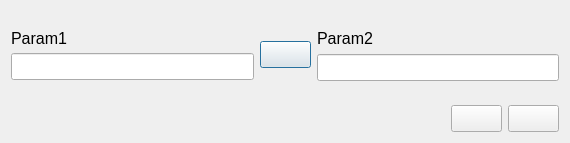
<?xml version="1.0" encoding="UTF-8"?>
<ui version="4.0">
 <class>TwoValuesInputDialog</class>
 <widget class="QDialog" name="TwoValuesInputDialog">
  <property name="geometry">
   <rect>
    <x>0</x>
    <y>0</y>
    <width>570</width>
    <height>143</height>
   </rect>
  </property>
  <property name="font">
   <font>
    <pointsize>12</pointsize>
   </font>
  </property>
  <property name="windowTitle">
   <string>Dialog</string>
  </property>
  <layout class="QVBoxLayout" name="verticalLayout_3">
   <item>
    <layout class="QHBoxLayout" name="horizontalLayout_2">
     <item>
      <layout class="QVBoxLayout" name="verticalLayout">
       <property name="spacing">
        <number>5</number>
       </property>
       <item>
        <spacer name="verticalSpacer_2">
         <property name="orientation">
          <enum>Qt::Vertical</enum>
         </property>
         <property name="sizeHint" stdset="0">
          <size>
           <width>20</width>
           <height>40</height>
          </size>
         </property>
        </spacer>
       </item>
       <item>
        <widget class="QLabel" name="lblParam1">
         <property name="sizePolicy">
          <sizepolicy hsizetype="Preferred" vsizetype="Maximum">
           <horstretch>0</horstretch>
           <verstretch>0</verstretch>
          </sizepolicy>
         </property>
         <property name="text">
          <string>Param1</string>
         </property>
        </widget>
       </item>
       <item>
        <widget class="QLineEdit" name="edtParam1"/>
       </item>
       <item>
        <spacer name="verticalSpacer">
         <property name="orientation">
          <enum>Qt::Vertical</enum>
         </property>
         <property name="sizeHint" stdset="0">
          <size>
           <width>20</width>
           <height>40</height>
          </size>
         </property>
        </spacer>
       </item>
      </layout>
     </item>
     <item>
      <widget class="QPushButton" name="btnFlipValues">
       <property name="text">
        <string/>
       </property>
       <property name="icon">
        <iconset resource="icons.qrc">
         <normaloff>:/images/icons/horizontal_flip.png</normaloff>:/images/icons/horizontal_flip.png</iconset>
       </property>
       <property name="iconSize">
        <size>
         <width>32</width>
         <height>32</height>
        </size>
       </property>
      </widget>
     </item>
     <item>
      <layout class="QVBoxLayout" name="verticalLayout_2">
       <property name="spacing">
        <number>6</number>
       </property>
       <item>
        <spacer name="verticalSpacer_3">
         <property name="orientation">
          <enum>Qt::Vertical</enum>
         </property>
         <property name="sizeHint" stdset="0">
          <size>
           <width>20</width>
           <height>40</height>
          </size>
         </property>
        </spacer>
       </item>
       <item>
        <widget class="QLabel" name="lblParam2">
         <property name="sizePolicy">
          <sizepolicy hsizetype="Preferred" vsizetype="Maximum">
           <horstretch>0</horstretch>
           <verstretch>0</verstretch>
          </sizepolicy>
         </property>
         <property name="text">
          <string>Param2</string>
         </property>
        </widget>
       </item>
       <item>
        <widget class="QLineEdit" name="edtParam2"/>
       </item>
       <item>
        <spacer name="verticalSpacer_4">
         <property name="orientation">
          <enum>Qt::Vertical</enum>
         </property>
         <property name="sizeHint" stdset="0">
          <size>
           <width>20</width>
           <height>40</height>
          </size>
         </property>
        </spacer>
       </item>
      </layout>
     </item>
    </layout>
   </item>
   <item>
    <layout class="QHBoxLayout" name="horizontalLayout">
     <item>
      <spacer name="horizontalSpacer">
       <property name="orientation">
        <enum>Qt::Horizontal</enum>
       </property>
       <property name="sizeHint" stdset="0">
        <size>
         <width>40</width>
         <height>20</height>
        </size>
       </property>
      </spacer>
     </item>
     <item>
      <widget class="QPushButton" name="btnOk">
       <property name="text">
        <string/>
       </property>
       <property name="icon">
        <iconset resource="icons.qrc">
         <normaloff>:/images/icons/apply.png</normaloff>:/images/icons/apply.png</iconset>
       </property>
       <property name="iconSize">
        <size>
         <width>32</width>
         <height>32</height>
        </size>
       </property>
      </widget>
     </item>
     <item>
      <widget class="QPushButton" name="btnCancel">
       <property name="text">
        <string/>
       </property>
       <property name="icon">
        <iconset resource="icons.qrc">
         <normaloff>:/images/icons/cancel.png</normaloff>:/images/icons/cancel.png</iconset>
       </property>
       <property name="iconSize">
        <size>
         <width>32</width>
         <height>32</height>
        </size>
       </property>
      </widget>
     </item>
    </layout>
   </item>
  </layout>
 </widget>
 <resources>
  <include location="icons.qrc"/>
 </resources>
 <connections>
  <connection>
   <sender>btnOk</sender>
   <signal>clicked()</signal>
   <receiver>QTwoValuesInputDialog</receiver>
   <slot>accept()</slot>
   <hints>
    <hint type="sourcelabel">
     <x>487</x>
     <y>112</y>
    </hint>
    <hint type="destinationlabel">
     <x>284</x>
     <y>71</y>
    </hint>
   </hints>
  </connection>
  <connection>
   <sender>btnCancel</sender>
   <signal>clicked()</signal>
   <receiver>QTwoValuesInputDialog</receiver>
   <slot>reject()</slot>
   <hints>
    <hint type="sourcelabel">
     <x>537</x>
     <y>112</y>
    </hint>
    <hint type="destinationlabel">
     <x>284</x>
     <y>71</y>
    </hint>
   </hints>
  </connection>
 </connections>
</ui>
